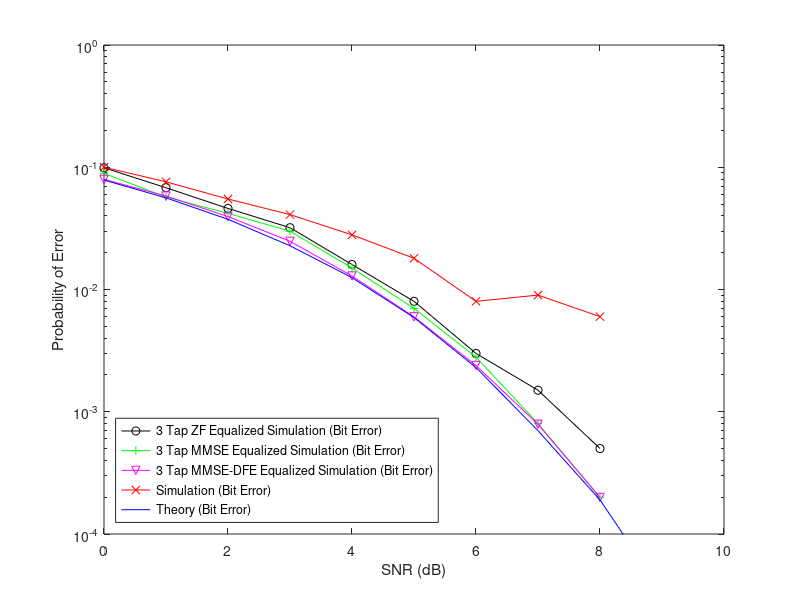
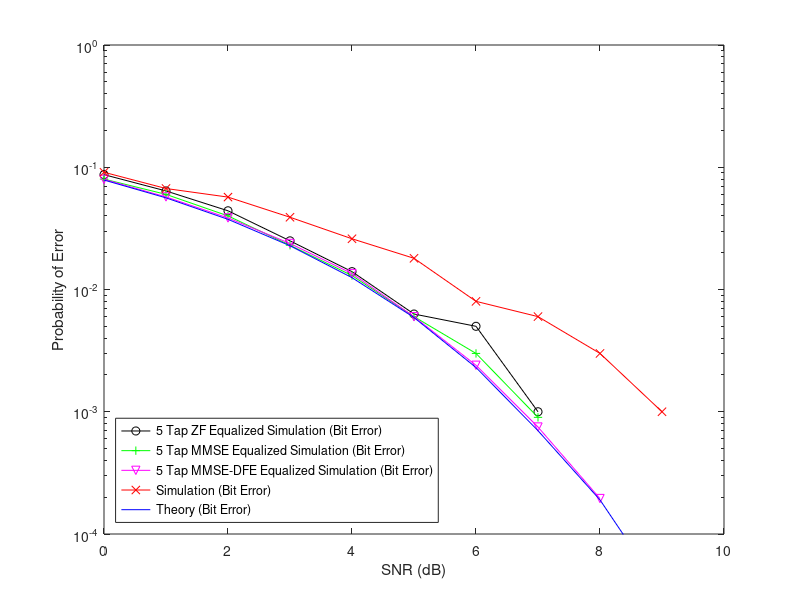
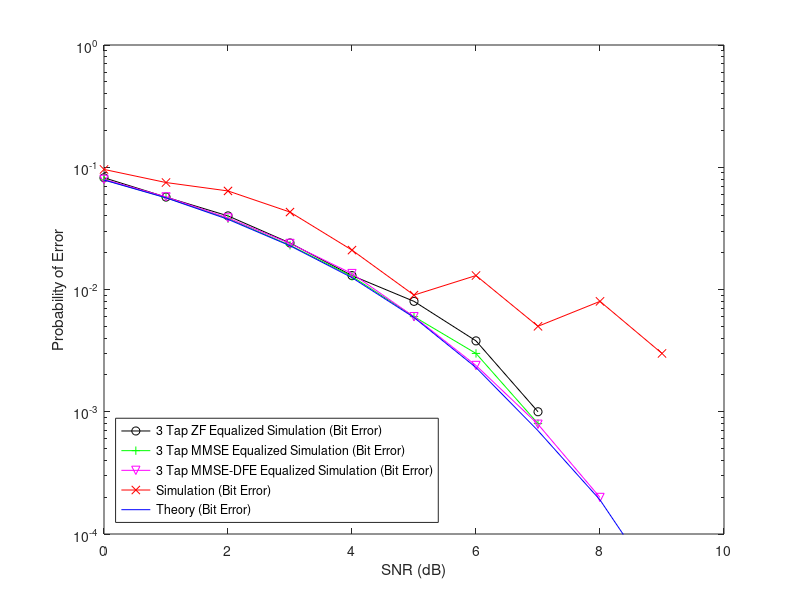
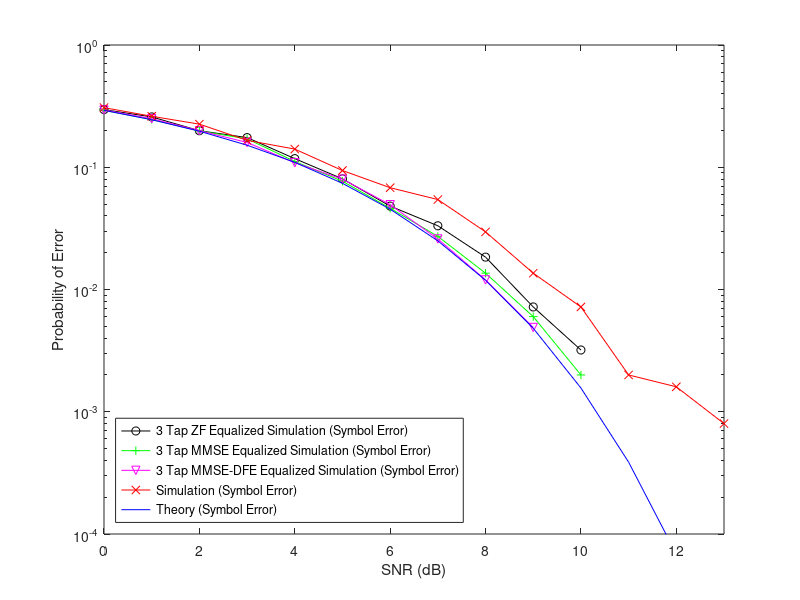

MATLAB code to generate these figures, in order:
close all
clearvars
SNR = 0:13;

mmse_bpsk_1= [0.089089,0.0570,0.0420,0.0300,0.0150,0.00700,0.00280,0.00080,0.0002,0,0,0,0,0];
dfe_mmse_bpsk_1 = [0.0796,0.0582,0.0395,0.0248,0.0129,0.00598,0.00239,0.00079,0.000199,0,0,0,0,0];
zf_bpsk_1= [0.0990,0.0680,0.04604,0.03203,0.016016,0.00800,0.0030,0.00150,0.0005,0,0,0,0,0];
ne_bpsk_1 = [0.1001,0.0760,0.0550,0.0410,0.0280,0.0180,0.0080,0.0090,0.0060,0,0,0,0,0];
theo_bpsk_1= [0.0786,0.0562,0.0375,0.0228,0.0125,0.0059,0.0023,0.0007,0.00019,3.36272284196176e-05,3.87210821552205e-06,2.61306795357521e-07,9.00601035062878e-09,1.33293101753005e-10];

 h=figure;
    semilogy(SNR,zf_bpsk_1, '-ko');
    hold on;
    semilogy(SNR,mmse_bpsk_1, '-g+');
    semilogy(SNR,dfe_mmse_bpsk_1,'-mv');
    semilogy(SNR,ne_bpsk_1, '-rx');
    semilogy(SNR,theo_bpsk_1, 'b');
    ylabel('Probability of Error');
    xlabel('SNR (dB)');
    xlim([0 10]);
    ylim([10^-4 10^0]);
    legend('3 Tap ZF Equalized Simulation (Bit Error)', ...
        '3 Tap MMSE Equalized Simulation (Bit Error)',...
         '3 Tap MMSE-DFE Equalized Simulation (Bit Error)',...
         'Simulation (Bit Error)','Theory (Bit Error)','Location','SouthWest');
    % save the BER graph
    print(h,'-djpeg','-r300','bpSNR1');

mmse_bpsk_2 = [0.080,0.06,0.04,0.02301,0.013,0.006,0.003,0.0009,0,0,0,0,0,0];
dfe_mmse_bpsk_2 = [0.0796,0.0572,0.0385,0.0238,0.0135,0.00599,0.0024,0.00075,0.000195,0,0,0,0,0];
zf_bpsk_2=   [0.0870,0.0640,0.04404,0.0250,0.0140,0.0063,0.0050,0.001,0,0,0,0,0,0]
theo_bpsk_2= [0.0786,0.0562,0.0375,0.0228,0.0125,0.0059,0.0023,0.0007,0.00019,3.36272284196176e-05,3.87210821552205e-06,2.61306795357521e-07,9.00601035062878e-09,1.33293101753005e-10];
ne_bpsk_2 =  [0.0910,0.0670,0.0570,0.0390,0.0260,0.0180,0.0080,0.0060,0.0030,0.0010,0,0,0,0];

 h=figure;
    semilogy(SNR,zf_bpsk_2, '-ko');
    hold on;
    semilogy(SNR,mmse_bpsk_2, '-g+');
    semilogy(SNR,dfe_mmse_bpsk_2,'-mv');
    semilogy(SNR,ne_bpsk_2, '-rx');
    semilogy(SNR,theo_bpsk_2, 'b');
    ylabel('Probability of Error');
    xlabel('SNR (dB)');
        xlim([0 10]);
    ylim([10^-4 10^0]);
    legend('5 Tap ZF Equalized Simulation (Bit Error)', ...
         '5 Tap MMSE Equalized Simulation (Bit Error)',...
        '5 Tap MMSE-DFE Equalized Simulation (Bit Error)','Simulation (Bit Error)','Theory (Bit Error)','Location','SouthWest');
    % save the BER graph
    print(h,'-djpeg','-r300','bpSNR2');

mmse_bpsk_3= [0.07907,0.0565,0.0380,0.0230,0.0128,0.00600,0.003,0.00080,0,0,0,0,0,0];
dfe_mmse_bpsk_3 = [0.0796,0.0572,0.0385,0.0238,0.0135,0.00599,0.00239,0.00079,0.000199,0,0,0,0,0];
zf_bpsk_3= [0.08207,0.0570,0.040,0.02402,0.0130,0.00800,0.0038,00.001,0,0,0,0,0,0];
theo_bpsk_3= [0.0786,0.0562,0.0375,0.0228,0.0125,0.0059,0.0023,0.0007,0.00019,3.36272284196176e-05,3.87210821552205e-06,2.61306795357521e-07,9.00601035062878e-09,1.33293101753005e-10];
ne_bpsk_3 = [0.0960,0.0750,0.0640,0.0430,0.0210,0.0090,0.01301,0.0050,0.0080,0.0030,0,0,0,0];

 h=figure;
    semilogy(SNR,zf_bpsk_3, '-ko');
    hold on;
    semilogy(SNR,mmse_bpsk_3, '-g+');
    semilogy(SNR,dfe_mmse_bpsk_3,'-mv');
    semilogy(SNR,ne_bpsk_3, '-rx');
    semilogy(SNR,theo_bpsk_3, 'b');
    ylabel('Probability of Error');
    xlabel('SNR (dB)');
        xlim([0 10]);
    ylim([10^-4 10^0]);
    legend('3 Tap ZF Equalized Simulation (Bit Error)', ...
        '3 Tap MMSE Equalized Simulation (Bit Error)',...
        '3 Tap MMSE-DFE Equalized Simulation (Bit Error)','Simulation (Bit Error)','Theory (Bit Error)','Location','SouthWest');
    % save the BER graph
    print(h,'-djpeg','-r300','bpSNR3');

mmse_qpsk_1= [0.2921,0.24609,0.198,0.17086,0.1116,0.07683,0.0462,0.0272,0.0136,0.006,0.002,0,0.00,0.00];
dfe_mmse_qpsk_1 = [0.2941,0.2497,0.19923,0.1595,0.1089,0.0799,0.0494,0.02591,0.01199,0.004890,0,0,0,0];
zf_qpsk_1= [0.2961,0.2581,0.199,0.17486,0.11764,0.0804,0.0481,0.03321,0.01840,0.0072,0.0032,0.000,0.000,0.000];
theo_qpsk_1= [0.2921,0.2447,0.19723,0.1515,0.10979,0.0739,0.0454,0.02501,0.0119,0.004820,0.001564,0.000387,6.86040710628266e-05,7.93848103775288e-06];
ne_qpsk_1 = [0.30732,0.26130,0.2252,0.1660,0.1408,0.0940,0.06802,0.05442,0.02961,0.0136,0.00720,0.0020,0.0016,0.0008];

 h=figure;
    semilogy(SNR,zf_qpsk_1, '-ko');
    hold on;
    semilogy(SNR,mmse_qpsk_1, '-g+');
    semilogy(SNR,dfe_mmse_qpsk_1,'-mv');
    semilogy(SNR,ne_qpsk_1, '-rx');
    semilogy(SNR,theo_qpsk_1, 'b');
    ylabel('Probability of Error');
    xlabel('SNR (dB)');
        xlim([0 13]);
    ylim([10^-4 10^0]);
    legend('3 Tap ZF Equalized Simulation (Symbol Error)', ...
        '3 Tap MMSE Equalized Simulation (Symbol Error)',...
        '3 Tap MMSE-DFE Equalized Simulation (Symbol Error)','Simulation (Symbol Error)','Theory (Symbol Error)','Location','SouthWest');
    % save the BER graph
    print(h,'-djpeg','-r300','qpSNR1');

mmse_qpsk_2= [0.293715,0.2456,0.20448,0.1656,0.11964,0.07392,0.04522,0.02881,0.012806,0.005603,0.00170,0,0,0];
dfe_mmse_qpsk_2 = [0.2999,0.2449,0.19725,0.1516,0.10981,0.0741,0.0459,0.0259,0.0121,0.004890,0.001594,0,0,0];
zf_qpsk_2= [0.2997,0.2340,0.2080,0.1780,0.1244,0.07442,0.048819,0.03041,0.01440,0.0068,0.002,0,0,0];
theo_qpsk_2= [0.2921,0.2447,0.19723,0.1515,0.10979,0.0739,0.0454,0.02501,0.0119,0.004820,0.001564,0.000387,6.86040710628266e-05,7.93848103775288e-06];
ne_qpsk_2 = [0.31252,0.25130,0.2324,0.1824,0.1456,0.104041,0.075630,0.0548219,0.03441,0.020808,0.01240,0.00760,0.00320,0.00160];

 h=figure;
    semilogy(SNR,zf_qpsk_2, '-ko');
    hold on;
    semilogy(SNR,mmse_qpsk_2, '-g+');
    semilogy(SNR,dfe_mmse_qpsk_2,'-mv');
    semilogy(SNR,ne_qpsk_2, '-rx');
    semilogy(SNR,theo_qpsk_2, 'b');
    ylabel('Probability of Error');
    xlabel('SNR (dB)');
            xlim([0 13]);
    ylim([10^-4 10^0]);
    legend('5 Tap ZF Equalized Simulation (Symbol Error)', ...
        '5 Tap MMSE Equalized Simulation (Symbol Error)',...
        '5 Tap MMSE-DFE Equalized Simulation (Symbol Error)','Simulation (Symbol Error)','Theory (Symbol Error)','Location','SouthWest');
    % save the BER graph
    print(h,'-djpeg','-r300','qpSNR2');

mmse_qpsk_3= [0.29251,0.24049,0.19907,0.1545,0.112,0.0740,0.048019,0.0278,0.01300,0.0052,0.0022,0.00040,0,0];
dfe_mmse_qpsk_3 = [0.2928,0.245,0.1973,0.1519,0.10983,0.0741,0.0459,0.0252,0.0122,0.004826,0.00159,0,0,0];
zf_qpsk_3 = [0.2929,0.2492,0.20,0.1588,0.12004,0.07563,0.05002,0.02860,0.0150,0.0055,0.0024,0.00050,0,0];
theo_qpsk_3= [0.2921,0.2447,0.19723,0.1515,0.10979,0.0739,0.0454,0.02501,0.0119,0.004820,0.001564,0.000387,6.86040710628266e-05,7.93848103775288e-06];
ne_qpsk_3 =[0.3097,0.2725,0.2192,0.18487,0.14805,0.10844,0.07763,0.05562,0.03841,0.02440,0.0124,0.0044,0.0024,0];

 h=figure;
    semilogy(SNR,zf_qpsk_3, '-ko');
    hold on;
    semilogy(SNR,mmse_qpsk_3, '-g+');
    semilogy(SNR,dfe_mmse_qpsk_3,'-mv');
    semilogy(SNR,ne_qpsk_3, '-rx');
    semilogy(SNR,theo_qpsk_3, 'b');
    ylabel('Probability of Error');
    xlabel('SNR (dB)');
            xlim([0 13]);
    ylim([10^-4 10^0]);
    legend('3 Tap ZF Equalized Simulation (Symbol Error)', ...
        '3 Tap MMSE Equalized Simulation (Symbol Error)',...
        '3 Tap MMSE-DFE Equalized Simulation (Symbol Error)','Simulation (Symbol Error)','Theory (Symbol Error)','Location','SouthWest');
    % save the BER graph
    print(h,'-djpeg','-r300','qpSNR3');
